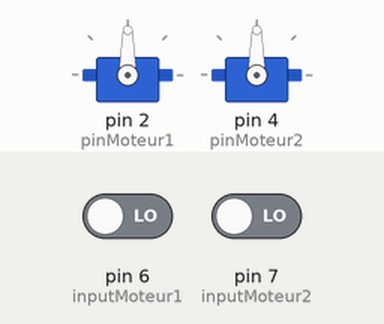
Simulated run of this sketch. Board: Arduino Uno, built with avr-gcc and run on an emulated ATmega328P. On the bench: 2 × servo. The inputs (shaded band) are chosen by the test bench; at power-on: pin 6 (inputMoteur1) LOW, pin 7 (inputMoteur2) LOW.

Above: at 1.2 s.
1.3 s: pin 6 (inputMoteur1) driven HIGH
At 1.45 s:
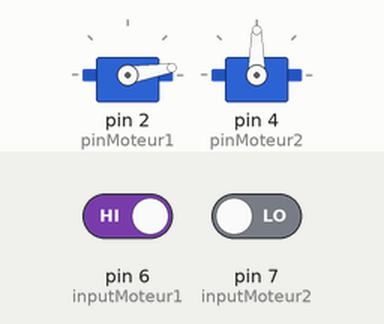
4.3 s: pin 7 (inputMoteur2) driven HIGH
7.3 s: pin 6 (inputMoteur1) driven LOW
At 7.53 s:
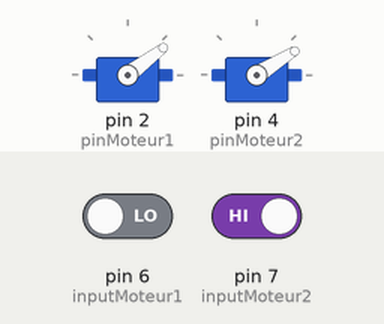
10.3 s: pin 6 (inputMoteur1) driven HIGH
13.3 s: pin 7 (inputMoteur2) driven LOW
At 13.58 s:
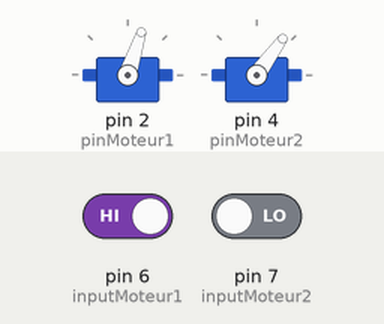
16.3 s: pin 6 (inputMoteur1) driven LOW and pin 7 (inputMoteur2) driven HIGH
At 16.6 s:
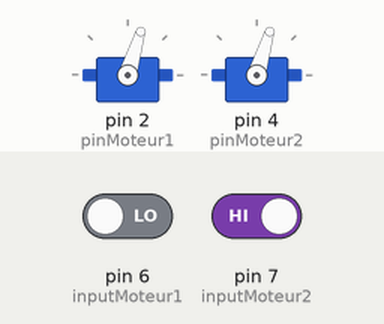
Timing chart, 0 to 20.3 s (numbered marks = the images above; inputs shaded):
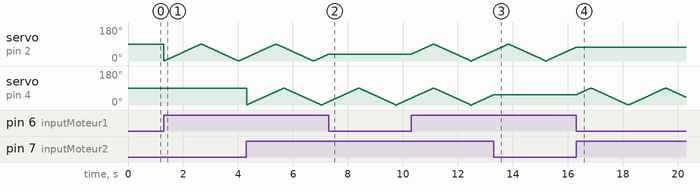

Measured:
- after the input at 7.3 s, servo on pin 2 (pinMoteur1): stops changing and stays 37°
- after the input at 13.3 s, servo on pin 4 (pinMoteur2): stops changing and stays 54°

The sketch:

brasArticule.ino
```cpp
#include <Servo.h>

Servo monServo1;
Servo monServo2;
int posiMoteur1 = 0;
int posiMoteur2 = 0;
int inputMoteur1 = 6;
int inputMoteur2 = 7;
int pinMoteur1 = 2;
int pinMoteur2 = 4;
boolean sensPositifMoteur1 = true;
boolean sensPositifMoteur2 = true;
int valMoteur1 = 0;
int valMoteur2 = 0;

void setup() {
  pinMode(inputMoteur1, INPUT);
  pinMode(inputMoteur2, INPUT);
  pinMode(pinMoteur1, OUTPUT);
  pinMode(pinMoteur2, OUTPUT);
  monServo1.attach(pinMoteur1);
  monServo2.attach(pinMoteur2);

}

boolean sensMoteur (boolean retour,int posiMoteur){
  if (posiMoteur == 0 && !retour){
      retour = true;
    }
    if (posiMoteur == 90 && retour){
      retour = false;
    }
    return retour;
}

void loop() {
  valMoteur1 = digitalRead(inputMoteur1);
  valMoteur2 = digitalRead(inputMoteur2);
  if (valMoteur1 == HIGH){
    sensPositifMoteur1 = sensMoteur(sensPositifMoteur1,posiMoteur1);
    if (posiMoteur1 < 90 && sensPositifMoteur1){
      posiMoteur1++;
    }else  if (posiMoteur1 > 0 && !sensPositifMoteur1){
      posiMoteur1--;
    }
    monServo1.write(posiMoteur1);
  }
  if (valMoteur2 == HIGH){
    sensPositifMoteur2 = sensMoteur(sensPositifMoteur2,posiMoteur2);

    if (posiMoteur2 < 90 && sensPositifMoteur2){
      posiMoteur2++;
    }else  if (posiMoteur2 > 0 && !sensPositifMoteur2){
      posiMoteur2--;
    }
    monServo2.write(posiMoteur2);
  }
  delay(15);
}
```
